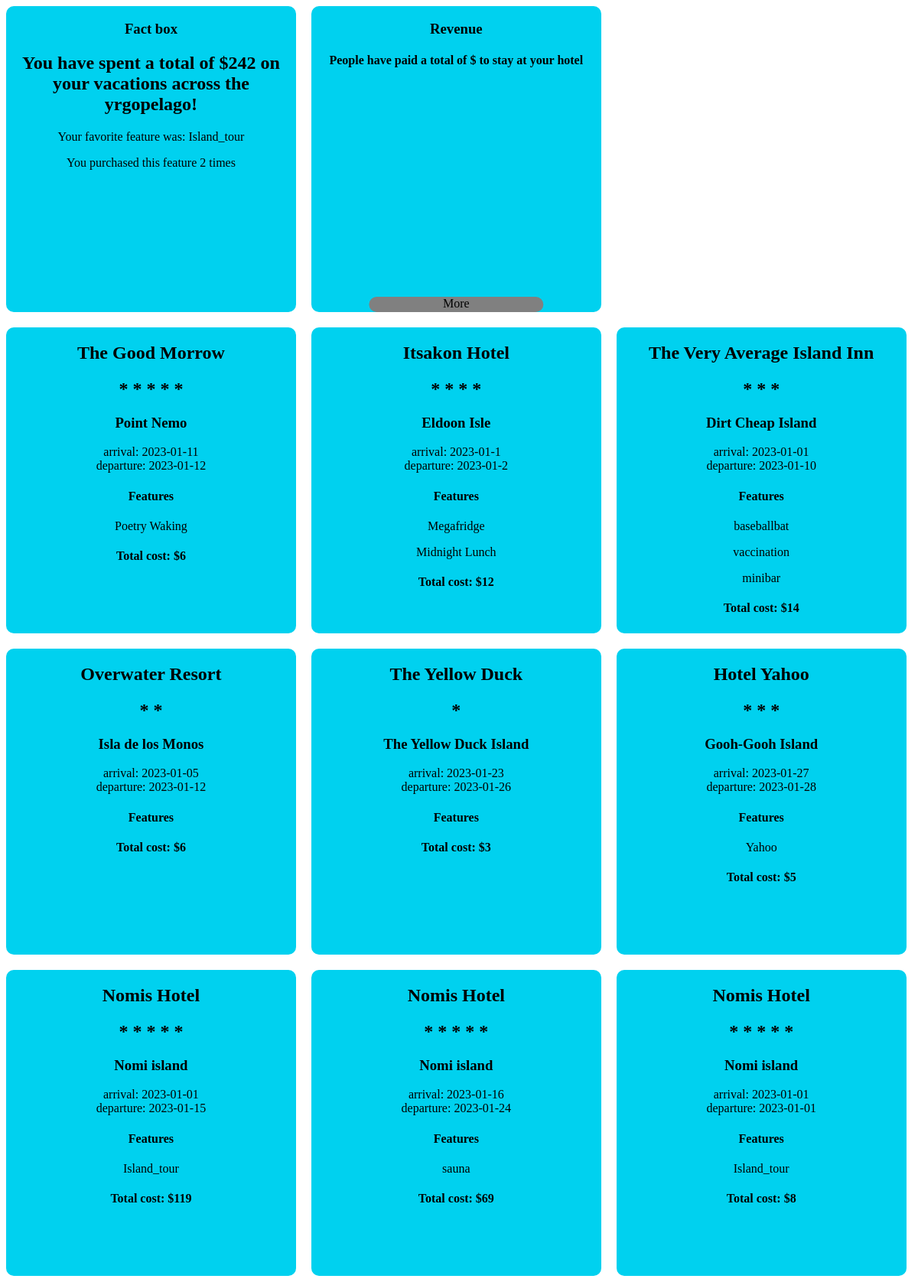
The app's page /checkLogbook.php, older data.
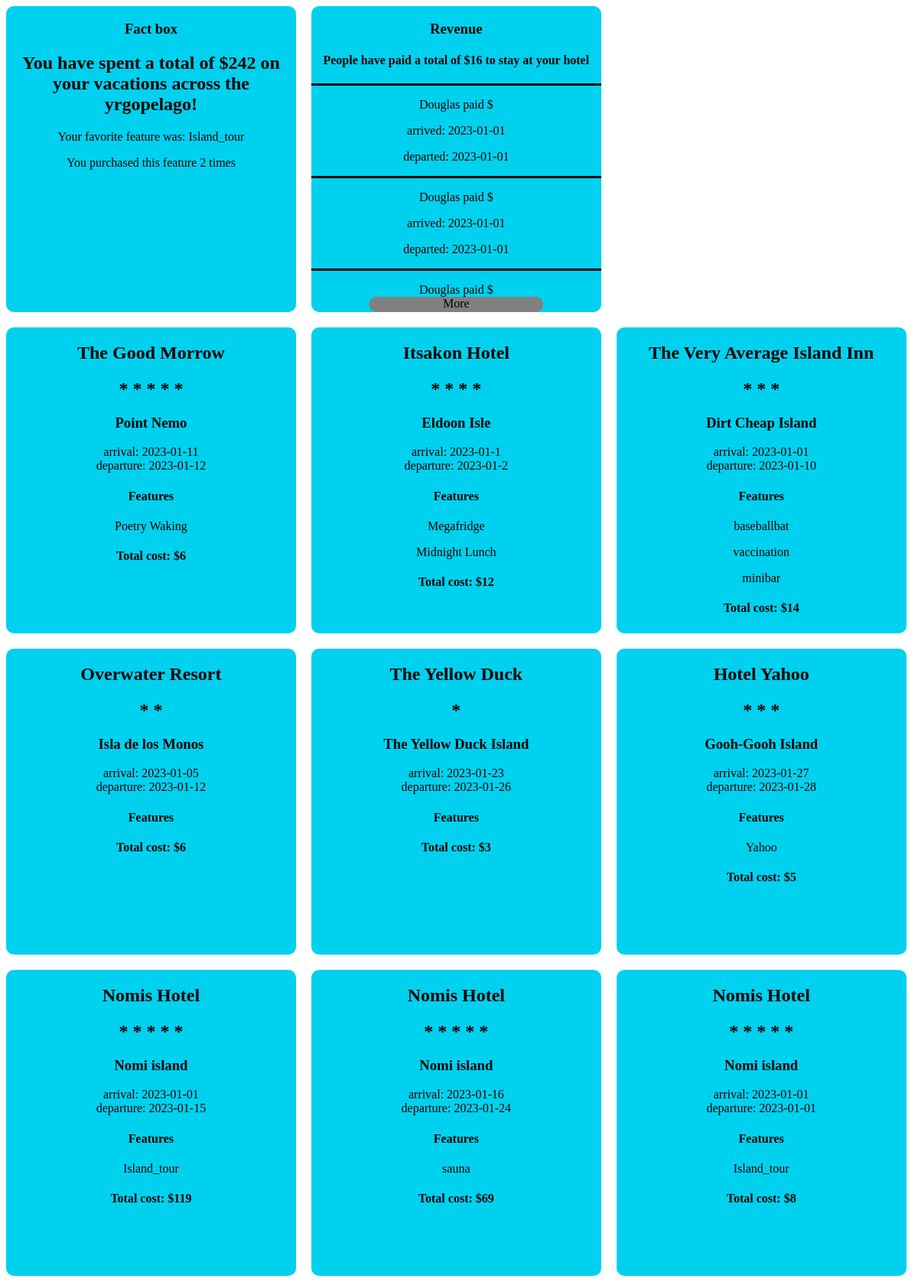
The same page, newer data.
### tables this page shows
CREATE TABLE booking (
	id INTEGER PRIMARY KEY AUTOINCREMENT,
	arrival DATE,
	departure DATE,
	costumer VARCHAR(255),
	room VARCHAR(255)
, total_cost INTEGER);

### checkLogbook.php (the view, shortened to what this page needs)
<?php
$db = new PDO("sqlite:vanligtHotelDB.sqlite");
$stmt = $db->prepare("SELECT * from booking");
$stmt->execute();
$bookings = $stmt->fetchAll(PDO::FETCH_ASSOC);
$stmt = $db->prepare("SELECT sum(total_cost) as revenue from booking");
$stmt->execute();
$revenue = $stmt->fetchAll(PDO::FETCH_DEFAULT);
$logbook = file_get_contents("logbook.json");
$logbook = json_decode($logbook, true);
$logbook = $logbook["vacation"];
$totalCost = 0;
$features = [];
?>
<!DOCTYPE html>
<html lang="en">
<head>
    <link rel="stylesheet" href="css/logbook.css">
</head>
<body>
    <section class="factBoxes">
        <section class="factBox card">
            <?php foreach ($logbook as $vacation) {
                $totalCost += $vacation["total_cost"];
                foreach ($vacation["features"] as $feature) {
                    $features[] = $feature["name"];
                }
            }
            $featureCount = array_count_values($features);
            $mostCommonFeature = array_search(max($featureCount), $featureCount);
            $howManyTimes = $featureCount[$mostCommonFeature];
            ?>
            <h1>Fact box</h1>
            <h2>
                <?php echo "You have spent a total of $" . $totalCost . " on your vacations across the yrgopelago!" ?>
            </h2>
            <p><?php echo "Your favorite feature was: $mostCommonFeature"; ?></p>
            <p><?php echo "You purchased this feature " . $howManyTimes . " times" ?></p>
        </section>
        <section class="factBox card closed revenue">
            <h3>Revenue</h3>
            <h4><?php echo "People have paid a total of $" . ($revenue[0]["revenue"]) . " to stay at your hotel" ?></h2>
                <?php foreach ($bookings as $booking) : ?>
                    <div class="costumerBooking">
                        <p><?php echo $booking["costumer"] . " paid $" . $booking["total_cost"] ?></p>
                        <p><?php echo "arrived: " . $booking["arrival"] ?></p>
                        <p><?php echo "departed: " . $booking["departure"] ?></p>
                    </div>
                <?php endforeach ?>
                <div class="openBox">More</div>
        </section>
    </section>
    <section class="logbookCards">
        <?php foreach ($logbook as $vacation) : ?>
            <div class="card">
                <h2>
                    <?php echo $vacation["hotel"]; ?>
                </h2>
                <h2><?php for ($i = 0; $i < $vacation["stars"]; $i++) {
                        echo " * ";
                    } ?></h2>
                <h3><?= $vacation["island"] ?></h3>
                <section class="generalInfo">
                    <div>
                        <?= "arrival: " . $vacation["arrival_date"] ?>
                    </div>
                    <div>
                        <?= "departure: " . $vacation["departure_date"] ?>
                    </div>
                </section>
                <section class="features">
                    <h4>Features</h4>
                    <?php foreach ($vacation["features"] as $feature) : ?>
                        <p> <?= $feature["name"] ?></p>
                    <?php endforeach ?>
                </section>
                <h4><?php echo "Total cost: $" . $vacation["total_cost"] ?></h4>
            </div>
        <?php endforeach; ?>
    </section>
</body>
</html>

### css/logbook.css (style rules this page uses)
.logbookCards { display: flex; flex-wrap: wrap; align-items: center; width: 100%; gap: 20px; padding-top: 20px; }
.card { background-color: #00d1ef; border-radius: 10px; text-align: center; width: 32%; min-height: 400px; }
.factBoxes { display: flex; gap: 20px; }
.costumerBooking { border-top: 3px solid black; }
.closed { height: 300px; overflow-y: hidden; position: relative; }
.openBox { position: absolute; bottom: 0; left: 50%; transform: translateX(-50%); border-radius: 10px; width: 60%; height: 5%; background-color: gray; cursor: pointer; }

Row changes from the older to the newer data that the page shows:
added booking: costumer "Douglas", arrival "2023-01-01", departure "2023-01-01"
added booking: costumer "Douglas", arrival "2023-01-01", departure "2023-01-01"
added booking: costumer "Douglas"
Text that changed along with them:
$revenue[0]["revenue"]: (not shown) → "16"
